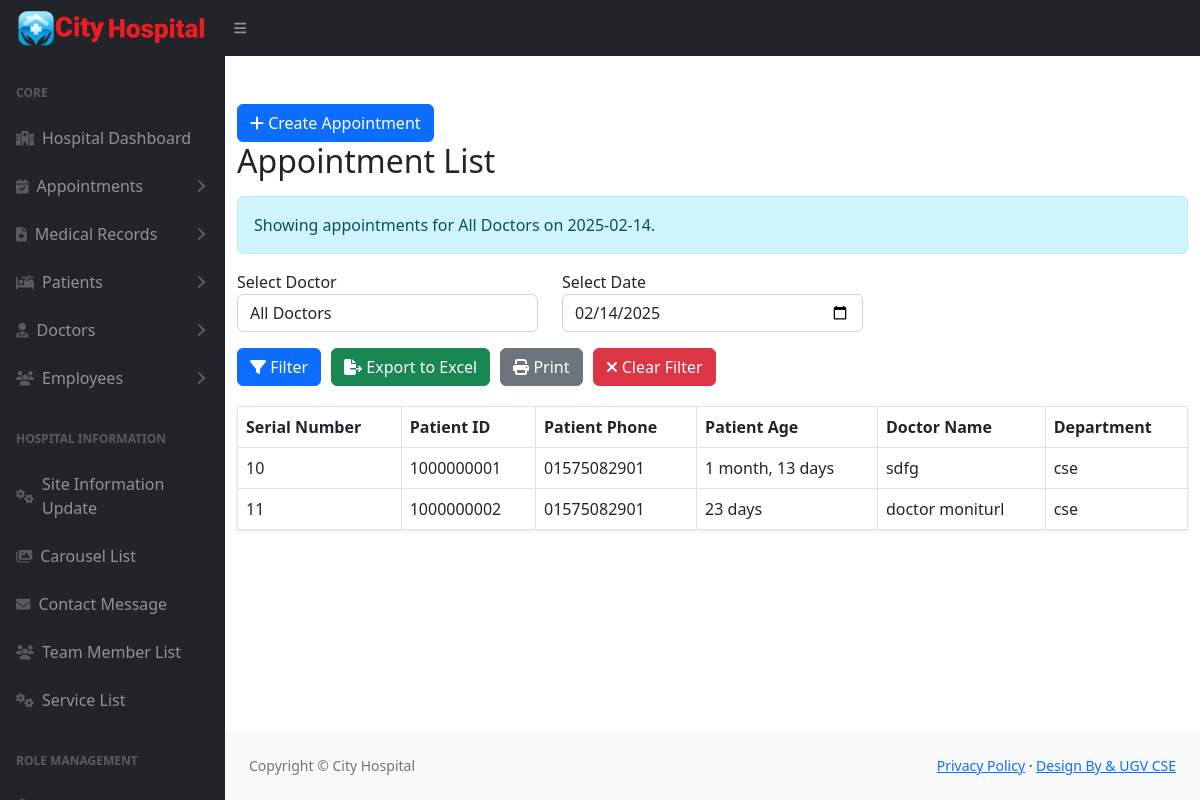
The page /appointments/ (signed in) on the database its author committed.
### pms/models.py (models this page shows, shortened)
class SiteInfo(models.Model):
    site_name = models.CharField(max_length=20)
    color_logo = models.ImageField(upload_to='logo/')
    white_logo = models.ImageField(upload_to='logo/')
    email = models.EmailField()
    phone = models.CharField(max_length=14)
    address = models.CharField(max_length=100)
    opening_hours = models.CharField(max_length=255, default='Saturday - Thursday: 6.00 am - 10.00 pm, Friday Closed')
    site_facebook = models.URLField(max_length=100)
    site_x = models.URLField(max_length=100)
    site_instagram = models.URLField(max_length=100)
    site_pinterest = models.URLField(max_length=100)

class Appointment(models.Model):
    serial_number = models.AutoField(primary_key=True)  # Auto-incrementing serial number
    patient = models.ForeignKey(PatientProfile, on_delete=models.CASCADE, related_name='appointments')
    patient_unique_id = models.CharField(max_length=10, editable=False)  # Renamed field
    doctor = models.ForeignKey(DoctorProfile, on_delete=models.CASCADE, related_name='appointments')
    appointment_date = models.DateTimeField()

class PatientProfile(models.Model):
    user = models.OneToOneField(User, on_delete=models.CASCADE, related_name='patient_profile')
    patient_id = models.CharField(max_length=10, unique=True, editable=False)
    full_name = models.CharField(max_length=100)
    date_of_birth = models.DateField()
    gender_choices = [('Male', 'Male'), ('Female', 'Female'), ('Other', 'Other')]
    gender = models.CharField(max_length=6, choices=gender_choices)
    phone_number = models.CharField(
        max_length=11,
        validators=[
            RegexValidator(
                regex=r'^01[3-9]\d{8}$',
                message="Enter a valid Bangladesh phone number (e.g., 01712345678).",
                code='invalid_phone'
            )
        ]
    )
    present_address = models.CharField(max_length=255, blank=True, null=True)
    permanent_address = models.CharField(max_length=255, blank=True, null=True)
    city = models.CharField(max_length=100, blank=True, null=True)
    blood_type_choices = [('A+', 'A+'), ('A-', 'A-'), ('B+', 'B+'), ('B-', 'B-'),
                          ('O+', 'O+'), ('O-', 'O-'), ('AB+', 'AB+'), ('AB-', 'AB-')]
    blood_type = models.CharField(max_length=3, choices=blood_type_choices, blank=True, null=True)
    emergency_contact_name = models.CharField(max_length=100, blank=True, null=True)
    emergency_contact_relationship = models.CharField(max_length=50, blank=True, null=True)
    emergency_contact_phone = models.CharField(max_length=15, blank=True, null=True)
    allergies = models.BooleanField(default=False, blank=True, null=True)
    HIV_positive = models.BooleanField(default=False, blank=True, null=True)
    thalassemia = models.BooleanField(default=False, blank=True, null=True)
    diabetes = models.BooleanField(default=False, blank=True, null=True)
    hypertension = models.BooleanField(default=False, blank=True, null=True)
    notes = models.TextField(blank=True, null=True)
    created_at = models.DateTimeField(auto_now_add=True)
    updated_at = models.DateTimeField(auto_now=True)

class DoctorProfile(models.Model):
    user = models.OneToOneField(User, on_delete=models.CASCADE, related_name='doctor_profile')
    department = models.ForeignKey(Department, on_delete=models.SET_NULL, null=True, related_name='doctors')
    full_name = models.CharField(max_length=100)  # Full name field
    specialization = models.CharField(max_length=100, blank=True, null=True)
    phone_number = models.CharField(
        max_length=11,
        validators=[
            RegexValidator(
                regex=r'^01[3-9]\d{8}$',
                message="Enter a valid Bangladesh phone number (e.g., 01712345678).",
                code='invalid_phone'
            )
        ]
    )
    image = models.ImageField(upload_to='doctor_profile_image')
    is_active = models.BooleanField(default=True)

class Department(models.Model):
    name = models.CharField(max_length=100, unique=True)
    description = models.TextField(blank=True, null=True)

### pms/views.py (the view, shortened to what this page needs)
# urls.py: path('appointments/', appointment_list, name='appointment_list'),
def appointment_list(request):
    doctor_filter = request.GET.get('doctor')
    selected_date = request.GET.get('date')
    if selected_date:
        selected_date = parse_date(selected_date)  # Convert string to date object
    else:
        selected_date = datetime.today().date()  # Default to today's date
    appointments = Appointment.objects.select_related('patient', 'doctor', 'doctor__department')
    if doctor_filter:
        appointments = appointments.filter(doctor__id=doctor_filter)
    appointments = appointments.filter(appointment_date__date=selected_date)
    today = datetime.today().date()
    for appointment in appointments:
        if appointment.patient.date_of_birth:
            dob = appointment.patient.date_of_birth
            age = relativedelta(today, dob)
            age_parts = []
            if age.years > 0:
                age_parts.append(f"{age.years} year{'s' if age.years > 1 else ''}")
            if age.months > 0:
                age_parts.append(f"{age.months} month{'s' if age.months > 1 else ''}")
            if age.days > 0:
                age_parts.append(f"{age.days} day{'s' if age.days > 1 else ''}")
            appointment.patient_age = ", ".join(age_parts) if age_parts else "0 days"
        else:
            appointment.patient_age = "Age not available"
    doctors = DoctorProfile.objects.all()
    filtered_doctor_name = "All Doctors"
    if doctor_filter:
        doctor = DoctorProfile.objects.filter(id=doctor_filter).first()
        if doctor:
            filtered_doctor_name = doctor.full_name
    filter_message = f"Showing appointments for {filtered_doctor_name} on {selected_date.strftime('%Y-%m-%d')}."
    return render(request, 'hospital/appointment_list.html', {
        'appointments': appointments,
        'doctors': doctors,
        'doctor_filter': doctor_filter,
        'selected_date': selected_date.strftime('%Y-%m-%d'),
        'filter_message': filter_message,  # Send filter message to the template
    })

### pms/context_processors.py (called while the page is built)
def site_information(request):
    site_info = SiteInfo.objects.first()
    return {
        'site_info': site_info
    }

### templates/hospital/appointment_list.html (shortened to what this page needs)
{% extends "hospital/hospital_base.html" %}
{% block content %}
<div class="container mt-5">
    <a class="btn btn-primary" href="{% url 'create_appointment' %}">
        <i class="fas fa-plus"></i> Create Appointment
    </a>
    <h2>Appointment List</h2>
    {% if filter_message %}
    <div class="alert alert-info mt-3">
        {{ filter_message }}
    </div>
    {% endif %}
    <form method="get" id="filter-form">
        <div class="row mb-3">
            <div class="col-md-4">
                <div class="form-group">
                    <label for="doctor">Select Doctor</label>
                    <select name="doctor" id="doctor" class="form-control">
                        <option value="">All Doctors</option>
                    </select>
                </div>
            </div>
            <div class="col-md-4">
                <div class="form-group">
                    <label for="date">Select Date</label>
                    <input type="date" name="date" id="date" class="form-control" value="{{ selected_date }}">
                </div>
            </div>
        </div>
        <div class="row mb-3">
            <div class="col-md-12 d-flex justify-content-start">
                <button type="submit" class="btn btn-primary mr-2">
                    <i class="fas fa-filter"></i> Filter
                </button>
                <a href="?export=true{% if doctor_filter %}&doctor={{ doctor_filter }}{% endif %}{% if selected_date %}&date={{ selected_date }}{% endif %}" class="btn btn-success mr-2">
                    <i class="fas fa-file-export"></i> Export to Excel
                </a>
                <button type="button" onclick="window.print();" class="btn btn-secondary mr-2">
                    <i class="fas fa-print"></i> Print
                </button>
                <a href="{% url 'appointment_list' %}" class="btn btn-danger">
                    <i class="fas fa-times"></i> Clear Filter
                </a>
            </div>
        </div>
    </form>
    <table class="table table-bordered shadow-sm print-table">
        <thead>
            <tr>
                <th>Serial Number</th>
                <th>Patient ID</th>
                <th>Patient Phone</th>
                <th>Patient Age</th>
                <th>Doctor Name</th>
                <th>Department</th>
            </tr>
        </thead>
        <tbody>
            {% for appointment in appointments %}
            <tr id="appointment-row-{{ appointment.id }}">
                <td>{{ appointment.serial_number }}</td>
                <td>{{ appointment.patient_unique_id }}</td>
                <td>{{ appointment.patient.phone_number }}</td>
                <td>{{ appointment.patient_age }}</td>
                <td>{{ appointment.doctor.full_name }}</td>
                <td>{{ appointment.doctor.department.name }}</td>
            </tr>
            {% empty %}
            <tr>
                <td colspan="7">No appointments available.</td>
            </tr>
            {% endfor %}
        </tbody>
    </table>
</div>
{% endblock %}

### templates/hospital/hospital_base.html (shortened to what this page needs)
{% load static %}
<!DOCTYPE html>
<html lang="en">
    <head>
        <link href="https://cdn.jsdelivr.net/npm/simple-datatables@7.1.2/dist/style.min.css" rel="stylesheet" />
        <link href="{% static 'admin_panel/css/styles.css' %}" rel="stylesheet" />
    </head>
    <body class="sb-nav-fixed">
        <nav class="sb-topnav navbar navbar-expand navbar-dark bg-dark">
            <a class="navbar-brand ps-3" href="{% url 'hospital_admin' %}"><img src="{{ site_info.white_logo.url }}" alt="" style="width: 190px;"></a>
            <button class="btn btn-link btn-sm order-1 order-lg-0 me-4 me-lg-0" id="sidebarToggle" href="#!"><i class="fas fa-bars"></i></button>
            <button class="btn"></button>
        </nav>
        <div id="layoutSidenav">
            <div id="layoutSidenav_nav">
                <nav class="sb-sidenav accordion sb-sidenav-dark" id="sidenavAccordion">
                  {% include 'hospital/hospital_sidebar.html' %}
                </nav>
            </div>
            <div id="layoutSidenav_content">
                <main>
                    {% block content %}
                    {% endblock content %}
                </main>
                <footer class="py-4 bg-light mt-auto">
                    <div class="container-fluid px-4">
                        <div class="d-flex align-items-center justify-content-between small">
                            <div class="text-muted">Copyright &copy; {{ site_info.site_name }}</div>
                            <div>
                                <a href="#">Privacy Policy</a>
                                &middot;
                                <a href="#">Design By &amp; UGV CSE</a>
                            </div>
                        </div>
                    </div>
                </footer>
            </div>
        </div>
    </body>
</html>

### templates/hospital/appointment_list.html (style rules this page uses)
#filter-form .row { margin-top: 15px; }
#filter-form .form-group { margin-bottom: 0; }
#filter-form .btn { margin-right: 10px; }
.container .table { margin-top: 20px; }

### rows shown on the page
SiteInfo: white_logo (picture), site_name "City Hospital"
Appointment: serial_number "10", patient_unique_id "1000000001", patient.phone_number "01575082901", patient_age "1 month, 13 days", doctor.full_name "sdfg", doctor.department.name "cse"
Appointment: serial_number "11", patient_unique_id "1000000002", patient.phone_number "01575082901", patient_age "23 days", doctor.full_name "doctor moniturl", doctor.department.name "cse"

### other values the page prints
{{ filter_message }} "Showing appointments for All Doctors on 2025-02-14."
